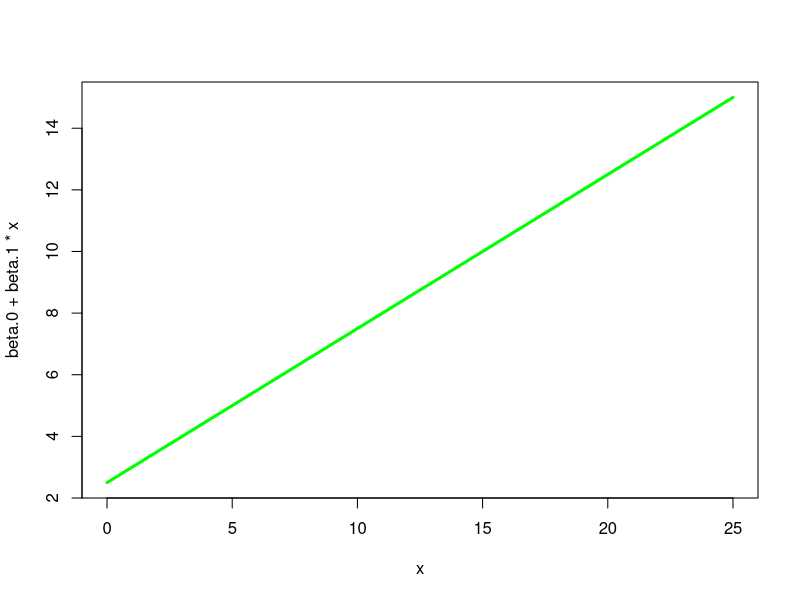
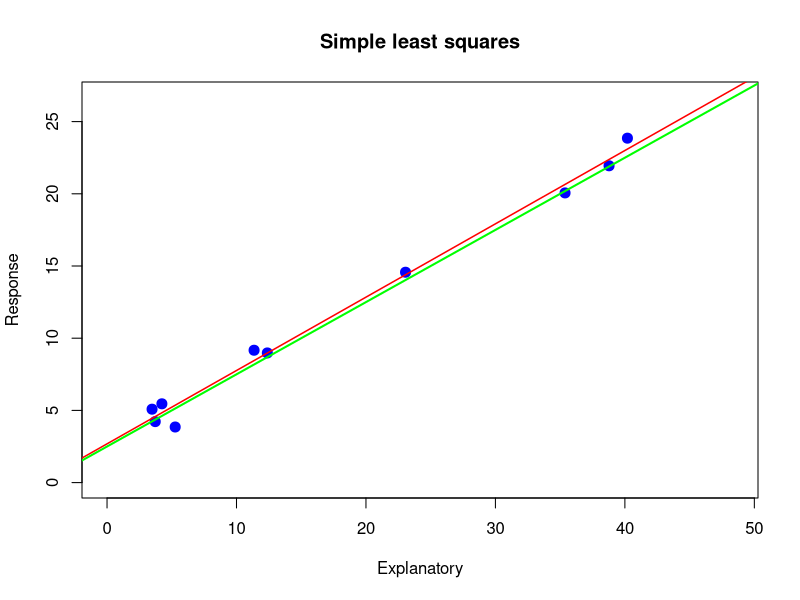
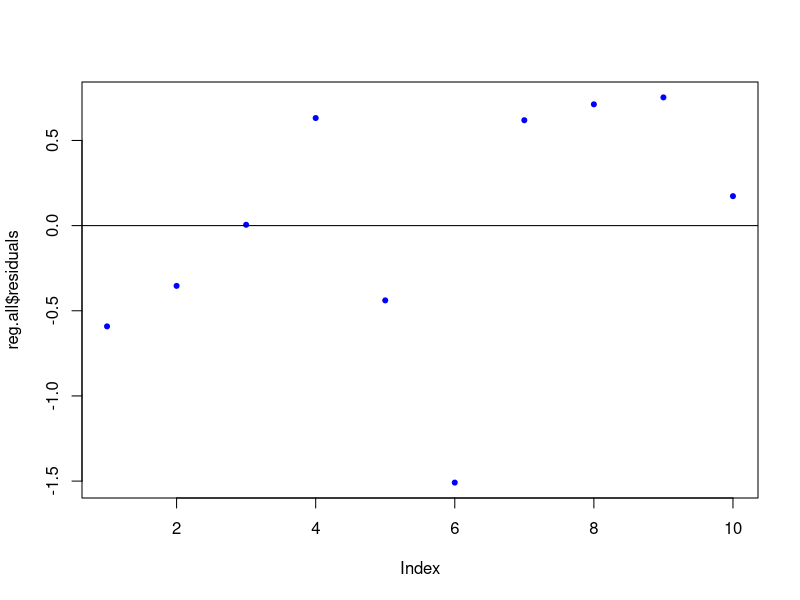
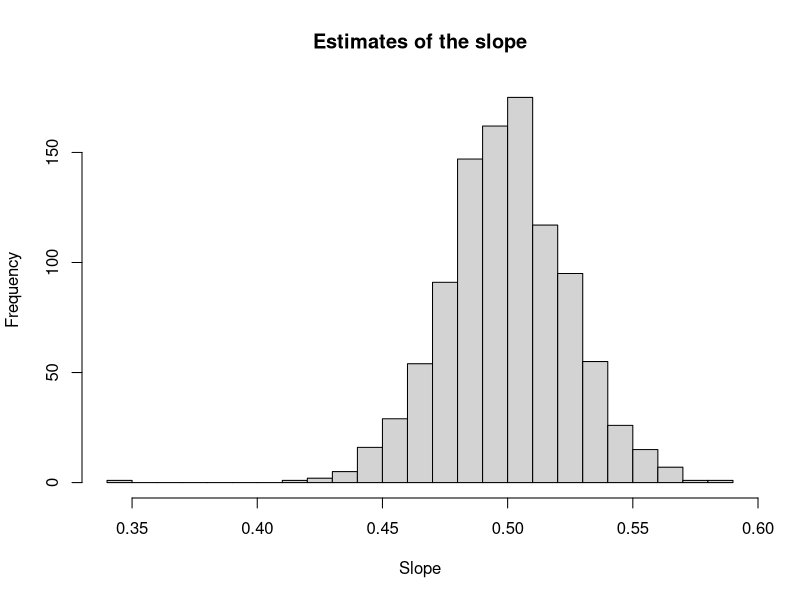
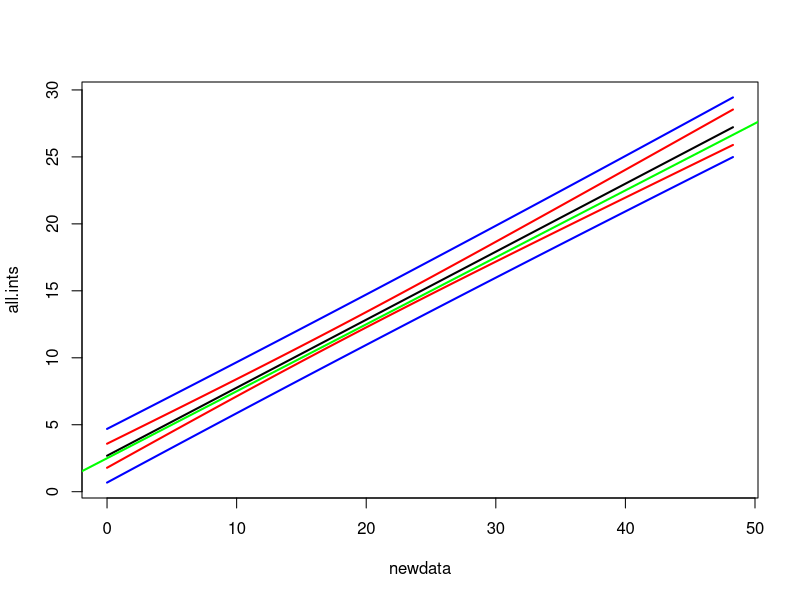

Generate these figures, in order, with R:
beta.0<-2.5  ### theoretical parameter values
beta.1<-0.5
curve(beta.0+beta.1*x, 0, 25, lwd=3, col="green")

sigma<-1       #### std. dev of all errors is the same sigma


lambda<-1/25
domain<-rexp(1,lambda)
domain

sample.size<-10

errors<-rnorm(sample.size,mean=0,sd=sigma)
errors

x.coords<-runif(sample.size, min=0, max=domain)
x.coords

y.coords<-beta.0 + beta.1*x.coords+errors
y.coords

plot(x.coords,y.coords, cex=2, pch=20, col="blue", 
     main="Simple least squares", 
     ylab="Response", xlab="Explanatory", 
     xlim=c(0, domain), ylim=c(0,beta.1*domain+beta.0))

abline(lm(y.coords ~ x.coords), lwd=1.5, col="red")
abline(beta.0,beta.1, lwd=2, col="green")

reg<-lm(y.coords ~ x.coords)
reg

reg.all<-summary(reg)
reg.all

####### What is under the hood? ###### 
######################################

b.1<-cor(x.coords,y.coords)*sd(y.coords)/sd(x.coords)
b.1

b.0<-mean(y.coords)-b.1*mean(x.coords)
b.0

############## What if we want more information? #############
##############################################################

reg.all<-summary(reg)
reg.all

res<-reg.all$residuals
plot(reg.all$residuals, pch=20, col="blue")
abline(0,0)

sse<-sum(res^2)  #### Sum of Squares due to Error (SSE)
sse

sst<-sum((y.coords-mean(y.coords))^2) #### Total Sum of Squares (SST)
sst

R.squared<-1-(sse/sst)   #### coefficient of determination aka multiple R-squared
R.squared                #### the closer to 1 the better the fit
##### regression captures the proportion R of the variation in the reponse variable

sqrt(sse/(sample.size-2))              


################ What about the estimation error in the slope parameter? ##########################
###################################################################################################

nsim<-1000
counter<-0
slope.vector<-numeric()

while(counter<nsim){
  counter<-counter+1;
  errors<-rnorm(sample.size,mean=0,sd=sigma);
  x.coords<-runif(sample.size, min=0, max=domain);
  y.coords<-beta.0 + beta.1*x.coords+errors;
  b.1<-cor(x.coords,y.coords)*sd(y.coords)/sd(x.coords);
  slope.vector<-rbind(slope.vector,b.1)
}

slope.vector
hist(slope.vector, breaks=20, 
     main="Estimates of the slope", xlab="Slope")

mean(slope.vector)

############## Is there theory to support this? ################################################

###################################### How to predict? ##############

newdata<-data.frame(x.coords=seq(0,domain,0.1))

conf<-predict(reg,newdata,interval="confidence")
pred<-predict(reg,newdata,interval="prediction")
all.ints<-cbind(conf,pred[,-1])

matplot(newdata,all.ints, type="l", lty=1, lwd=2, col=c("black", "red", "red","blue","blue"))
abline(beta.0,beta.1, lwd=2, col="green")
